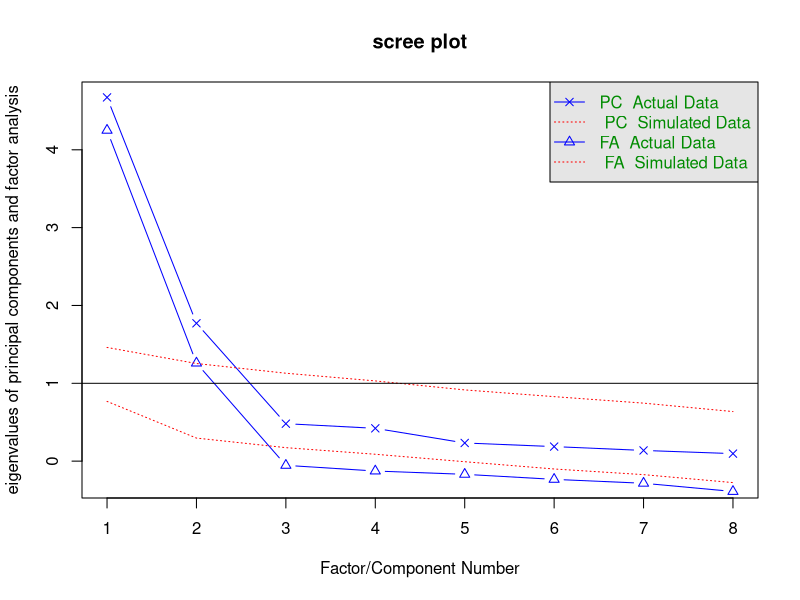
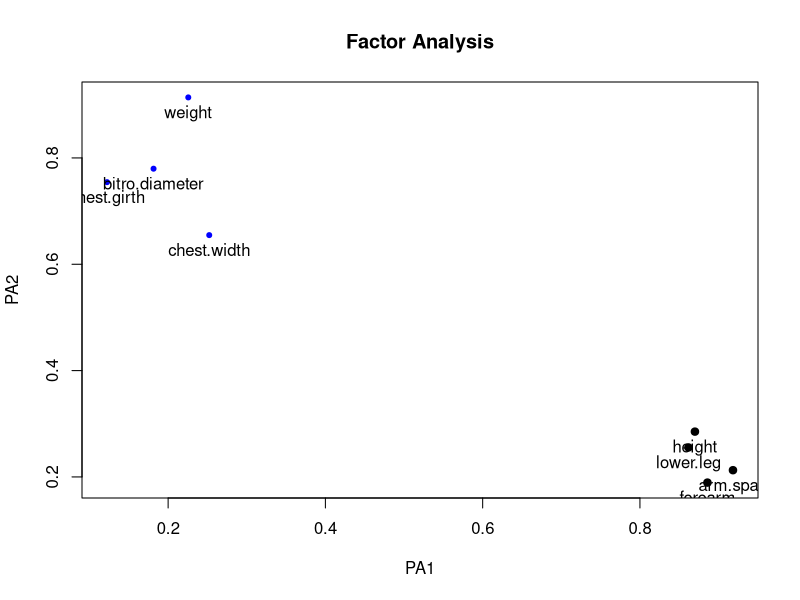
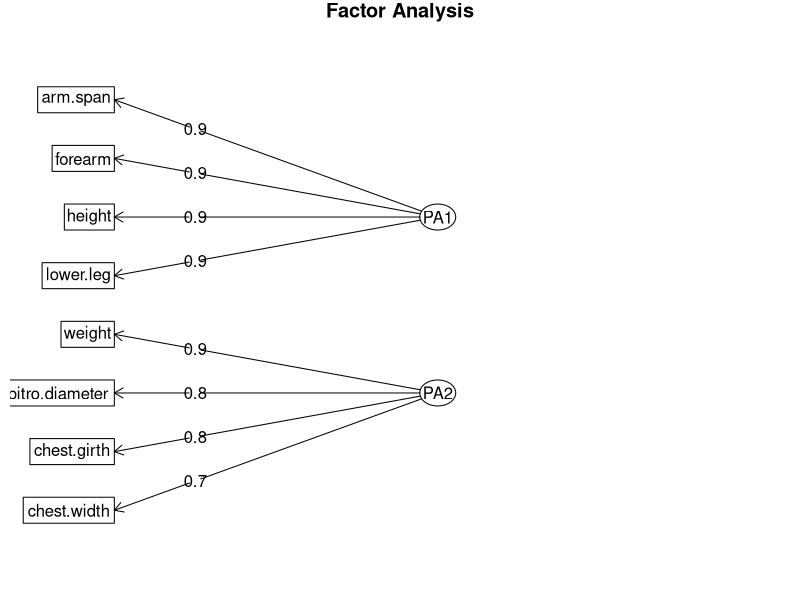
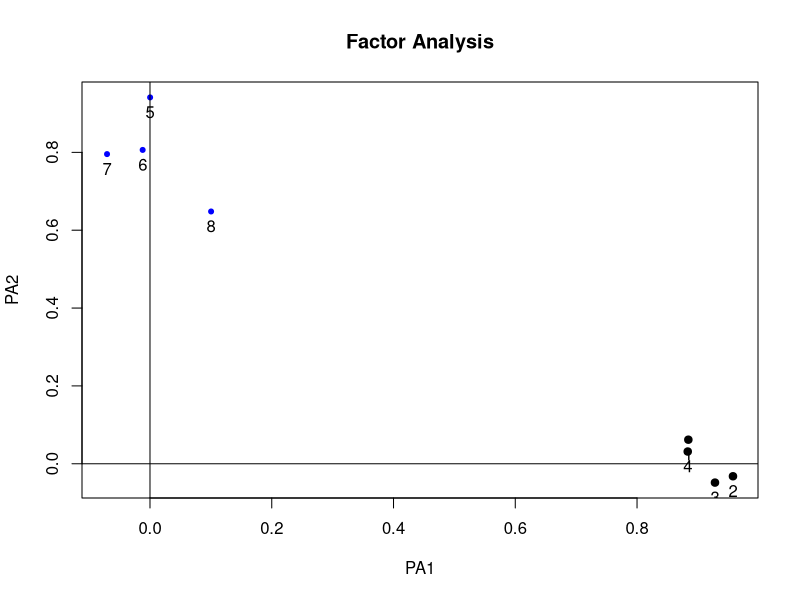
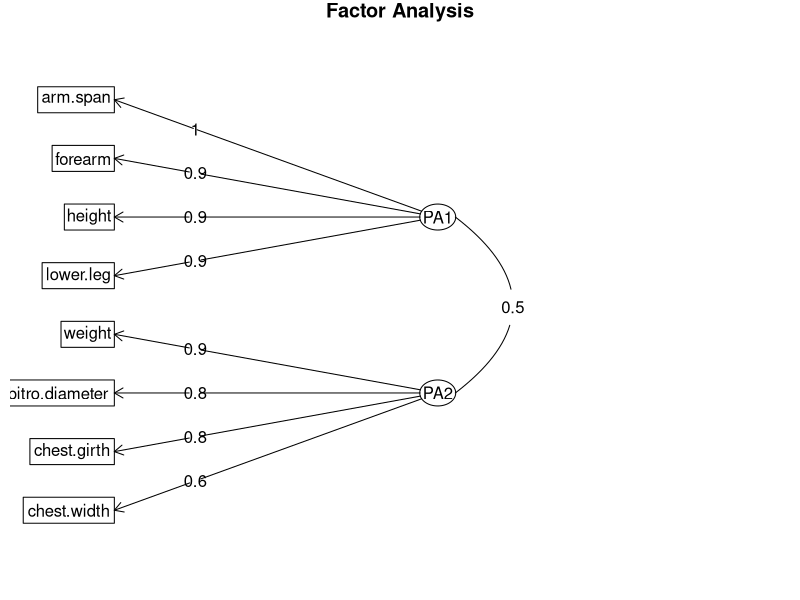

Here is the R script that generated these plots, in order:
View(Harman23.cor)
h23<-Harman23.cor
library(psych)
covariances <- h23$cov
correlations<-cov2cor(covariances)
fa.parallel(correlations,fa="both",n.obs =112,main = "scree plot")
fa(r=correlations,nfactors = 2,rotate = "none",fm="pa")
#orthogonal rotation
fa.varimax<-fa(correlations,nfactors = 2,rotate = "varimax",fm="pa")
fa.varimax
fa.varimax$weights
factor.plot(fa.varimax,labels = rownames(fa.varimax$loadings))
fa.diagram(fa.varimax,simple = FALSE)
#oblique rotation
fa.promax <-fa(correlations,nfactors = 2,rotate = "promax",fm="pa")
fa.promax
fa.promax$weights
factor.plot(fa.promax)
fa.diagram(fa.promax,simple = FALSE)

